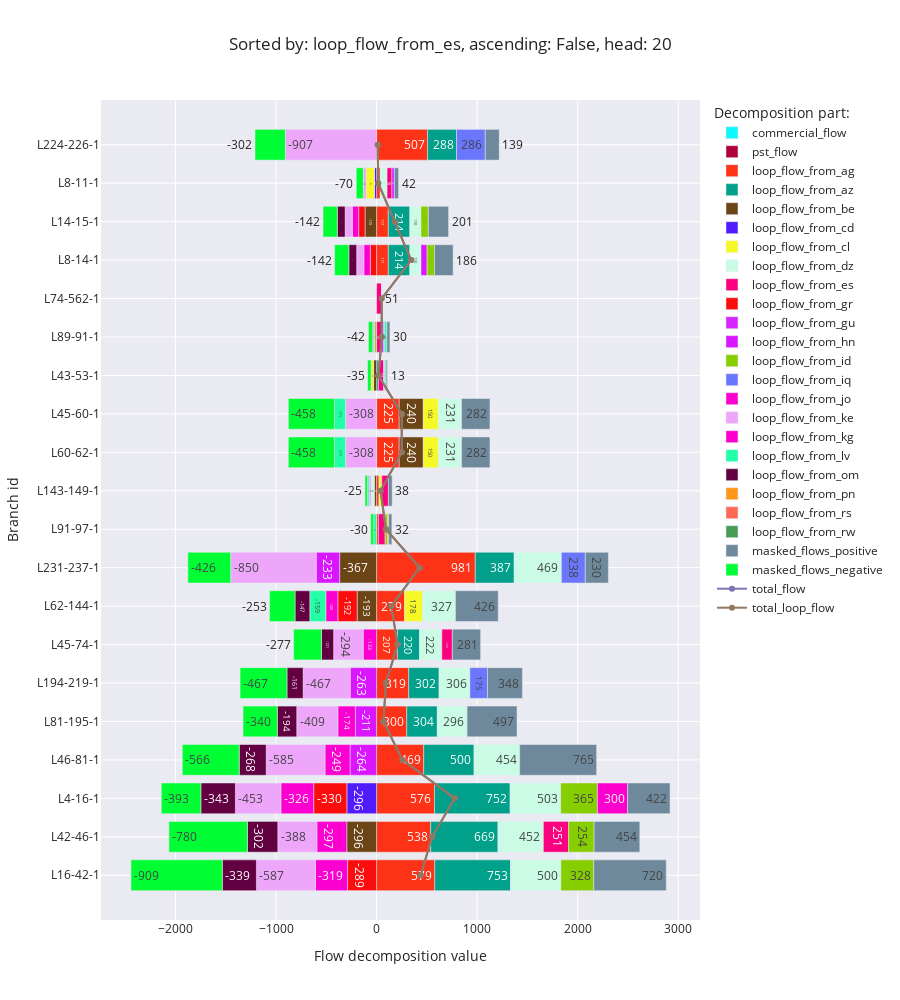

This figure's notebook cell:
### Code cell
flow_decomposition_bar_chart(f'loop_flow_from_{random.Random(12).choice(list(countries)).lower()}')

### Figure 1 — Plotly figure (JSON) as saved in the notebook; plotly's stock layout.template omitted (floating-point values rounded to 4 significant figures)
{"data": [{"alignmentgroup": "True", "hovertemplate": "Decomposition part:=commercial_flow<br>Flow decomposition value=%{x}<br>Branch id=%{y}<extra></extra>", "legendgroup": "commercial_flow", "marker": {"color": "#0DF9FF", "pattern": {"shape": ""}}, "name": "commercial_flow", "offsetgroup": "commercial_flow", "orientation": "h", "showlegend": true, "textposition": "auto", "texttemplate": "%{x:.0f}", "type": "bar", "x": [null, null, null, null, null, null, null, null, null, null, null, null, null, null, null, null, null, null, null, null], "xaxis": "x", "y": ["L16-42-1", "L42-46-1", "L4-16-1", "L46-81-1", "L81-195-1", "L194-219-1", "L45-74-1", "L62-144-1", "L231-237-1", "L91-97-1", "L143-149-1", "L60-62-1", "L45-60-1", "L43-53-1", "L89-91-1", "L74-562-1", "L8-14-1", "L14-15-1", "L8-11-1", "L224-226-1"], "yaxis": "y"}, {"alignmentgroup": "True", "hovertemplate": "Decomposition part:=pst_flow<br>Flow decomposition value=%{x}<br>Branch id=%{y}<extra></extra>", "legendgroup": "pst_flow", "marker": {"color": "#AF0038", "pattern": {"shape": ""}}, "name": "pst_flow", "offsetgroup": "pst_flow", "orientation": "h", "showlegend": true, "textposition": "auto", "texttemplate": "%{x:.0f}", "type": "bar", "x": [null, null, null, null, null, null, null, null, null, null, null, null, null, null, null, null, null, null, null, null], "xaxis": "x", "y": ["L16-42-1", "L42-46-1", "L4-16-1", "L46-81-1", "L81-195-1", "L194-219-1", "L45-74-1", "L62-144-1", "L231-237-1", "L91-97-1", "L143-149-1", "L60-62-1", "L45-60-1", "L43-53-1", "L89-91-1", "L74-562-1", "L8-14-1", "L14-15-1", "L8-11-1", "L224-226-1"], "yaxis": "y"}, {"alignmentgroup": "True", "hovertemplate": "Decomposition part:=loop_flow_from_ag<br>Flow decomposition value=%{x}<br>Branch id=%{y}<extra></extra>", "legendgroup": "loop_flow_from_ag", "marker": {"color": "#FD3216", "pattern": {"shape": ""}}, "name": "loop_flow_from_ag", "offsetgroup": "loop_flow_from_ag", "orientation": "h", "showlegend": true, "textposition": "auto", "texttemplate": "%{x:.0f}", "type": "bar", "x": [579.0, 538.1, 575.6, 468.7, 300.2, 319.2, 207.1, 279.0, 981.4, 18.19, 24.56, 224.9, 224.9, null, null, null, 116.5, 116.5, 36.46, 507.1], "xaxis": "x", "y": ["L16-42-1", "L42-46-1", "L4-16-1", "L46-81-1", "L81-195-1", "L194-219-1", "L45-74-1", "L62-144-1", "L231-237-1", "L91-97-1", "L143-149-1", "L60-62-1", "L45-60-1", "L43-53-1", "L89-91-1", "L74-562-1", "L8-14-1", "L14-15-1", "L8-11-1", "L224-226-1"], "yaxis": "y"}, {"alignmentgroup": "True", "hovertemplate": "Decomposition part:=loop_flow_from_az<br>Flow decomposition value=%{x}<br>Branch id=%{y}<extra></extra>", "legendgroup": "loop_flow_from_az", "marker": {"color": "#00A08B", "pattern": {"shape": ""}}, "name": "loop_flow_from_az", "offsetgroup": "loop_flow_from_az", "orientation": "h", "showlegend": true, "textposition": "auto", "texttemplate": "%{x:.0f}", "type": "bar", "x": [753.4, 668.9, 752.4, 500.3, 303.7, 302.1, 220.0, null, 386.9, null, null, null, null, 17.86, null, null, 214.3, 214.3, null, 288.0], "xaxis": "x", "y": ["L16-42-1", "L42-46-1", "L4-16-1", "L46-81-1", "L81-195-1", "L194-219-1", "L45-74-1", "L62-144-1", "L231-237-1", "L91-97-1", "L143-149-1", "L60-62-1", "L45-60-1", "L43-53-1", "L89-91-1", "L74-562-1", "L8-14-1", "L14-15-1", "L8-11-1", "L224-226-1"], "yaxis": "y"}, {"alignmentgroup": "True", "hovertemplate": "Decomposition part:=loop_flow_from_be<br>Flow decomposition value=%{x}<br>Branch id=%{y}<extra></extra>", "legendgroup": "loop_flow_from_be", "marker": {"color": "#6C4516", "pattern": {"shape": ""}}, "name": "loop_flow_from_be", "offsetgroup": "loop_flow_from_be", "orientation": "h", "showlegend": true, "textposition": "auto", "texttemplate": "%{x:.0f}", "type": "bar", "x": [null, -296.4, null, null, null, null, null, -193.5, -367.3, null, -23.13, 239.5, 239.5, -30.22, null, null, null, -114.9, null, null], "xaxis": "x", "y": ["L16-42-1", "L42-46-1", "L4-16-1", "L46-81-1", "L81-195-1", "L194-219-1", "L45-74-1", "L62-144-1", "L231-237-1", "L91-97-1", "L143-149-1", "L60-62-1", "L45-60-1", "L43-53-1", "L89-91-1", "L74-562-1", "L8-14-1", "L14-15-1", "L8-11-1", "L224-226-1"], "yaxis": "y"}, {"alignmentgroup": "True", "hovertemplate": "Decomposition part:=loop_flow_from_cd<br>Flow decomposition value=%{x}<br>Branch id=%{y}<extra></extra>", "legendgroup": "loop_flow_from_cd", "marker": {"color": "#511CFB", "pattern": {"shape": ""}}, "name": "loop_flow_from_cd", "offsetgroup": "loop_flow_from_cd", "orientation": "h", "showlegend": true, "textposition": "auto", "texttemplate": "%{x:.0f}", "type": "bar", "x": [null, null, -295.7, null, null, null, null, null, null, null, null, null, null, null, null, null, null, null, -21.59, null], "xaxis": "x", "y": ["L16-42-1", "L42-46-1", "L4-16-1", "L46-81-1", "L81-195-1", "L194-219-1", "L45-74-1", "L62-144-1", "L231-237-1", "L91-97-1", "L143-149-1", "L60-62-1", "L45-60-1", "L43-53-1", "L89-91-1", "L74-562-1", "L8-14-1", "L14-15-1", "L8-11-1", "L224-226-1"], "yaxis": "y"}, {"alignmentgroup": "True", "hovertemplate": "Decomposition part:=loop_flow_from_cl<br>Flow decomposition value=%{x}<br>Branch id=%{y}<extra></extra>", "legendgroup": "loop_flow_from_cl", "marker": {"color": "#F6F926", "pattern": {"shape": ""}}, "name": "loop_flow_from_cl", "offsetgroup": "loop_flow_from_cl", "orientation": "h", "showlegend": true, "textposition": "auto", "texttemplate": "%{x:.0f}", "type": "bar", "x": [null, null, null, null, null, null, null, 177.6, null, null, 27.24, 149.6, 149.6, -24.64, null, null, null, null, -81.97, null], "xaxis": "x", "y": ["L16-42-1", "L42-46-1", "L4-16-1", "L46-81-1", "L81-195-1", "L194-219-1", "L45-74-1", "L62-144-1", "L231-237-1", "L91-97-1", "L143-149-1", "L60-62-1", "L45-60-1", "L43-53-1", "L89-91-1", "L74-562-1", "L8-14-1", "L14-15-1", "L8-11-1", "L224-226-1"], "yaxis": "y"}, {"alignmentgroup": "True", "hovertemplate": "Decomposition part:=loop_flow_from_dz<br>Flow decomposition value=%{x}<br>Branch id=%{y}<extra></extra>", "legendgroup": "loop_flow_from_dz", "marker": {"color": "#C9FBE5", "pattern": {"shape": ""}}, "name": "loop_flow_from_dz", "offsetgroup": "loop_flow_from_dz", "orientation": "h", "showlegend": true, "textposition": "auto", "texttemplate": "%{x:.0f}", "type": "bar", "x": [500.3, 451.6, 503.2, 453.7, 295.9, 306.5, 221.6, 327.4, 469.4, null, -29.68, 231.1, 231.1, null, null, null, 110.5, 110.5, 67.67, null], "xaxis": "x", "y": ["L16-42-1", "L42-46-1", "L4-16-1", "L46-81-1", "L81-195-1", "L194-219-1", "L45-74-1", "L62-144-1", "L231-237-1", "L91-97-1", "L143-149-1", "L60-62-1", "L45-60-1", "L43-53-1", "L89-91-1", "L74-562-1", "L8-14-1", "L14-15-1", "L8-11-1", "L224-226-1"], "yaxis": "y"}, {"alignmentgroup": "True", "hovertemplate": "Decomposition part:=loop_flow_from_es<br>Flow decomposition value=%{x}<br>Branch id=%{y}<extra></extra>", "legendgroup": "loop_flow_from_es", "marker": {"color": "#FC0080", "pattern": {"shape": ""}}, "name": "loop_flow_from_es", "offsetgroup": "loop_flow_from_es", "orientation": "h", "showlegend": true, "textposition": "auto", "texttemplate": "%{x:.0f}", "type": "bar", "x": [null, 250.6, null, null, null, null, 104.4, null, null, 66.89, 65.7, null, null, 52.31, 50.72, 50.5, null, null, 48.43, null], "xaxis": "x", "y": ["L16-42-1", "L42-46-1", "L4-16-1", "L46-81-1", "L81-195-1", "L194-219-1", "L45-74-1", "L62-144-1", "L231-237-1", "L91-97-1", "L143-149-1", "L60-62-1", "L45-60-1", "L43-53-1", "L89-91-1", "L74-562-1", "L8-14-1", "L14-15-1", "L8-11-1", "L224-226-1"], "yaxis": "y"}, {"alignmentgroup": "True", "hovertemplate": "Decomposition part:=loop_flow_from_gr<br>Flow decomposition value=%{x}<br>Branch id=%{y}<extra></extra>", "legendgroup": "loop_flow_from_gr", "marker": {"color": "#FB0D0D", "pattern": {"shape": ""}}, "name": "loop_flow_from_gr", "offsetgroup": "loop_flow_from_gr", "orientation": "h", "showlegend": true, "textposition": "auto", "texttemplate": "%{x:.0f}", "type": "bar", "x": [-288.5, null, -329.7, null, null, null, null, -192.1, null, null, null, null, null, null, null, null, -63.27, -63.27, null, null], "xaxis": "x", "y": ["L16-42-1", "L42-46-1", "L4-16-1", "L46-81-1", "L81-195-1", "L194-219-1", "L45-74-1", "L62-144-1", "L231-237-1", "L91-97-1", "L143-149-1", "L60-62-1", "L45-60-1", "L43-53-1", "L89-91-1", "L74-562-1", "L8-14-1", "L14-15-1", "L8-11-1", "L224-226-1"], "yaxis": "y"}, {"alignmentgroup": "True", "hovertemplate": "Decomposition part:=loop_flow_from_gu<br>Flow decomposition value=%{x}<br>Branch id=%{y}<extra></extra>", "legendgroup": "loop_flow_from_gu", "marker": {"color": "#D626FF", "pattern": {"shape": ""}}, "name": "loop_flow_from_gu", "offsetgroup": "loop_flow_from_gu", "orientation": "h", "showlegend": true, "textposition": "auto", "texttemplate": "%{x:.0f}", "type": "bar", "x": [null, null, null, null, null, null, null, null, null, null, null, null, null, null, null, null, null, null, null, null], "xaxis": "x", "y": ["L16-42-1", "L42-46-1", "L4-16-1", "L46-81-1", "L81-195-1", "L194-219-1", "L45-74-1", "L62-144-1", "L231-237-1", "L91-97-1", "L143-149-1", "L60-62-1", "L45-60-1", "L43-53-1", "L89-91-1", "L74-562-1", "L8-14-1", "L14-15-1", "L8-11-1", "L224-226-1"], "yaxis": "y"}, {"alignmentgroup": "True", "hovertemplate": "Decomposition part:=loop_flow_from_hn<br>Flow decomposition value=%{x}<br>Branch id=%{y}<extra></extra>", "legendgroup": "loop_flow_from_hn", "marker": {"color": "#DA16FF", "pattern": {"shape": ""}}, "name": "loop_flow_from_hn", "offsetgroup": "loop_flow_from_hn", "orientation": "h", "showlegend": true, "textposition": "auto", "texttemplate": "%{x:.0f}", "type": "bar", "x": [null, null, null, -263.9, -210.9, -263.1, null, null, -233.2, null, null, null, null, null, 18.55, null, 60.8, null, 24.31, null], "xaxis": "x", "y": ["L16-42-1", "L42-46-1", "L4-16-1", "L46-81-1", "L81-195-1", "L194-219-1", "L45-74-1", "L62-144-1", "L231-237-1", "L91-97-1", "L143-149-1", "L60-62-1", "L45-60-1", "L43-53-1", "L89-91-1", "L74-562-1", "L8-14-1", "L14-15-1", "L8-11-1", "L224-226-1"], "yaxis": "y"}, {"alignmentgroup": "True", "hovertemplate": "Decomposition part:=loop_flow_from_id<br>Flow decomposition value=%{x}<br>Branch id=%{y}<extra></extra>", "legendgroup": "loop_flow_from_id", "marker": {"color": "#86CE00", "pattern": {"shape": ""}}, "name": "loop_flow_from_id", "offsetgroup": "loop_flow_from_id", "orientation": "h", "showlegend": true, "textposition": "auto", "texttemplate": "%{x:.0f}", "type": "bar", "x": [327.7, 254.0, 364.7, null, null, null, null, null, null, 22.83, null, null, null, null, -19.5, null, 73.38, 73.38, null, null], "xaxis": "x", "y": ["L16-42-1", "L42-46-1", "L4-16-1", "L46-81-1", "L81-195-1", "L194-219-1", "L45-74-1", "L62-144-1", "L231-237-1", "L91-97-1", "L143-149-1", "L60-62-1", "L45-60-1", "L43-53-1", "L89-91-1", "L74-562-1", "L8-14-1", "L14-15-1", "L8-11-1", "L224-226-1"], "yaxis": "y"}, {"alignmentgroup": "True", "hovertemplate": "Decomposition part:=loop_flow_from_iq<br>Flow decomposition value=%{x}<br>Branch id=%{y}<extra></extra>", "legendgroup": "loop_flow_from_iq", "marker": {"color": "#6A76FC", "pattern": {"shape": ""}}, "name": "loop_flow_from_iq", "offsetgroup": "loop_flow_from_iq", "orientation": "h", "showlegend": true, "textposition": "auto", "texttemplate": "%{x:.0f}", "type": "bar", "x": [null, null, null, null, null, 174.9, null, null, 237.8, null, null, null, null, null, 10.87, null, null, null, null, 285.9], "xaxis": "x", "y": ["L16-42-1", "L42-46-1", "L4-16-1", "L46-81-1", "L81-195-1", "L194-219-1", "L45-74-1", "L62-144-1", "L231-237-1", "L91-97-1", "L143-149-1", "L60-62-1", "L45-60-1", "L43-53-1", "L89-91-1", "L74-562-1", "L8-14-1", "L14-15-1", "L8-11-1", "L224-226-1"], "yaxis": "y"}, {"alignmentgroup": "True", "hovertemplate": "Decomposition part:=loop_flow_from_jo<br>Flow decomposition value=%{x}<br>Branch id=%{y}<extra></extra>", "legendgroup": "loop_flow_from_jo", "marker": {"color": "#FB00D1", "pattern": {"shape": ""}}, "name": "loop_flow_from_jo", "offsetgroup": "loop_flow_from_jo", "orientation": "h", "showlegend": true, "textposition": "auto", "texttemplate": "%{x:.0f}", "type": "bar", "x": [-319.5, -297.4, -326.2, -248.9, -174.4, null, -133.3, -119.6, null, null, null, null, null, null, null, null, -63.42, -63.42, null, null], "xaxis": "x", "y": ["L16-42-1", "L42-46-1", "L4-16-1", "L46-81-1", "L81-195-1", "L194-219-1", "L45-74-1", "L62-144-1", "L231-237-1", "L91-97-1", "L143-149-1", "L60-62-1", "L45-60-1", "L43-53-1", "L89-91-1", "L74-562-1", "L8-14-1", "L14-15-1", "L8-11-1", "L224-226-1"], "yaxis": "y"}, {"alignmentgroup": "True", "hovertemplate": "Decomposition part:=loop_flow_from_ke<br>Flow decomposition value=%{x}<br>Branch id=%{y}<extra></extra>", "legendgroup": "loop_flow_from_ke", "marker": {"color": "#EEA6FB", "pattern": {"shape": ""}}, "name": "loop_flow_from_ke", "offsetgroup": "loop_flow_from_ke", "orientation": "h", "showlegend": true, "textposition": "auto", "texttemplate": "%{x:.0f}", "type": "bar", "x": [-587.1, -388.5, -452.6, -584.9, -408.7, -467.3, -293.7, null, -849.9, null, -22.72, -308.1, -308.1, 12.03, -18.86, null, -71.07, -71.07, -28.53, -907.0], "xaxis": "x", "y": ["L16-42-1", "L42-46-1", "L4-16-1", "L46-81-1", "L81-195-1", "L194-219-1", "L45-74-1", "L62-144-1", "L231-237-1", "L91-97-1", "L143-149-1", "L60-62-1", "L45-60-1", "L43-53-1", "L89-91-1", "L74-562-1", "L8-14-1", "L14-15-1", "L8-11-1", "L224-226-1"], "yaxis": "y"}, {"alignmentgroup": "True", "hovertemplate": "Decomposition part:=loop_flow_from_kg<br>Flow decomposition value=%{x}<br>Branch id=%{y}<extra></extra>", "legendgroup": "loop_flow_from_kg", "marker": {"color": "#FE00CE", "pattern": {"shape": ""}}, "name": "loop_flow_from_kg", "offsetgroup": "loop_flow_from_kg", "orientation": "h", "showlegend": true, "textposition": "auto", "texttemplate": "%{x:.0f}", "type": "bar", "x": [null, null, 300.1, null, null, null, null, null, null, null, null, null, null, null, null, null, null, null, null, null], "xaxis": "x", "y": ["L16-42-1", "L42-46-1", "L4-16-1", "L46-81-1", "L81-195-1", "L194-219-1", "L45-74-1", "L62-144-1", "L231-237-1", "L91-97-1", "L143-149-1", "L60-62-1", "L45-60-1", "L43-53-1", "L89-91-1", "L74-562-1", "L8-14-1", "L14-15-1", "L8-11-1", "L224-226-1"], "yaxis": "y"}, {"alignmentgroup": "True", "hovertemplate": "Decomposition part:=loop_flow_from_lv<br>Flow decomposition value=%{x}<br>Branch id=%{y}<extra></extra>", "legendgroup": "loop_flow_from_lv", "marker": {"color": "#22FFA7", "pattern": {"shape": ""}}, "name": "loop_flow_from_lv", "offsetgroup": "loop_flow_from_lv", "orientation": "h", "showlegend": true, "textposition": "auto", "texttemplate": "%{x:.0f}", "type": "bar", "x": [null, null, null, null, null, null, null, -159.0, null, -29.11, -14.3, -111.2, -111.2, 13.25, 22.32, null, null, null, null, null], "xaxis": "x", "y": ["L16-42-1", "L42-46-1", "L4-16-1", "L46-81-1", "L81-195-1", "L194-219-1", "L45-74-1", "L62-144-1", "L231-237-1", "L91-97-1", "L143-149-1", "L60-62-1", "L45-60-1", "L43-53-1", "L89-91-1", "L74-562-1", "L8-14-1", "L14-15-1", "L8-11-1", "L224-226-1"], "yaxis": "y"}, {"alignmentgroup": "True", "hovertemplate": "Decomposition part:=loop_flow_from_om<br>Flow decomposition value=%{x}<br>Branch id=%{y}<extra></extra>", "legendgroup": "loop_flow_from_om", "marker": {"color": "#620042", "pattern": {"shape": ""}}, "name": "loop_flow_from_om", "offsetgroup": "loop_flow_from_om", "orientation": "h", "showlegend": true, "textposition": "auto", "texttemplate": "%{x:.0f}", "type": "bar", "x": [-338.9, -302.4, -343.3, -268.3, -193.6, -160.8, -121.1, -146.8, null, null, null, null, null, null, null, null, -78.17, -78.17, null, null], "xaxis": "x", "y": ["L16-42-1", "L42-46-1", "L4-16-1", "L46-81-1", "L81-195-1", "L194-219-1", "L45-74-1", "L62-144-1", "L231-237-1", "L91-97-1", "L143-149-1", "L60-62-1", "L45-60-1", "L43-53-1", "L89-91-1", "L74-562-1", "L8-14-1", "L14-15-1", "L8-11-1", "L224-226-1"], "yaxis": "y"}, {"alignmentgroup": "True", "hovertemplate": "Decomposition part:=loop_flow_from_pn<br>Flow decomposition value=%{x}<br>Branch id=%{y}<extra></extra>", "legendgroup": "loop_flow_from_pn", "marker": {"color": "#FF9616", "pattern": {"shape": ""}}, "name": "loop_flow_from_pn", "offsetgroup": "loop_flow_from_pn", "orientation": "h", "showlegend": true, "textposition": "auto", "texttemplate": "%{x:.0f}", "type": "bar", "x": [null, null, null, null, null, null, null, null, null, 12.16, null, null, null, null, null, null, null, null, null, null], "xaxis": "x", "y": ["L16-42-1", "L42-46-1", "L4-16-1", "L46-81-1", "L81-195-1", "L194-219-1", "L45-74-1", "L62-144-1", "L231-237-1", "L91-97-1", "L143-149-1", "L60-62-1", "L45-60-1", "L43-53-1", "L89-91-1", "L74-562-1", "L8-14-1", "L14-15-1", "L8-11-1", "L224-226-1"], "yaxis": "y"}, {"alignmentgroup": "True", "hovertemplate": "Decomposition part:=loop_flow_from_rs<br>Flow decomposition value=%{x}<br>Branch id=%{y}<extra></extra>", "legendgroup": "loop_flow_from_rs", "marker": {"color": "#FC6955", "pattern": {"shape": ""}}, "name": "loop_flow_from_rs", "offsetgroup": "loop_flow_from_rs", "orientation": "h", "showlegend": true, "textposition": "auto", "texttemplate": "%{x:.0f}", "type": "bar", "x": [null, null, null, null, null, null, null, null, null, null, null, null, null, null, null, null, null, null, null, null], "xaxis": "x", "y": ["L16-42-1", "L42-46-1", "L4-16-1", "L46-81-1", "L81-195-1", "L194-219-1", "L45-74-1", "L62-144-1", "L231-237-1", "L91-97-1", "L143-149-1", "L60-62-1", "L45-60-1", "L43-53-1", "L89-91-1", "L74-562-1", "L8-14-1", "L14-15-1", "L8-11-1", "L224-226-1"], "yaxis": "y"}, {"alignmentgroup": "True", "hovertemplate": "Decomposition part:=loop_flow_from_rw<br>Flow decomposition value=%{x}<br>Branch id=%{y}<extra></extra>", "legendgroup": "loop_flow_from_rw", "marker": {"color": "#479B55", "pattern": {"shape": ""}}, "name": "loop_flow_from_rw", "offsetgroup": "loop_flow_from_rw", "orientation": "h", "showlegend": true, "textposition": "auto", "texttemplate": "%{x:.0f}", "type": "bar", "x": [null, null, null, null, null, null, null, null, null, null, null, null, null, null, null, null, null, null, null, null], "xaxis": "x", "y": ["L16-42-1", "L42-46-1", "L4-16-1", "L46-81-1", "L81-195-1", "L194-219-1", "L45-74-1", "L62-144-1", "L231-237-1", "L91-97-1", "L143-149-1", "L60-62-1", "L45-60-1", "L43-53-1", "L89-91-1", "L74-562-1", "L8-14-1", "L14-15-1", "L8-11-1", "L224-226-1"], "yaxis": "y"}, {"alignmentgroup": "True", "hovertemplate": "Decomposition part:=masked_flows_positive<br>Flow decomposition value=%{x}<br>Branch id=%{y}<extra></extra>", "legendgroup": "masked_flows_positive", "marker": {"color": "#6E899C", "pattern": {"shape": ""}}, "name": "masked_flows_positive", "offsetgroup": "masked_flows_positive", "orientation": "h", "showlegend": true, "textposition": "auto", "texttemplate": "%{x:.0f}", "type": "bar", "x": [720.3, 454.2, 422.2, 765.4, 496.8, 347.5, 281.5, 425.8, 229.7, 32.06, 37.56, 282.1, 282.1, 13.29, 30.05, 0, 185.5, 201.2, 42.02, 138.8], "xaxis": "x", "y": ["L16-42-1", "L42-46-1", "L4-16-1", "L46-81-1", "L81-195-1", "L194-219-1", "L45-74-1", "L62-144-1", "L231-237-1", "L91-97-1", "L143-149-1", "L60-62-1", "L45-60-1", "L43-53-1", "L89-91-1", "L74-562-1", "L8-14-1", "L14-15-1", "L8-11-1", "L224-226-1"], "yaxis": "y"}, {"alignmentgroup": "True", "hovertemplate": "Decomposition part:=masked_flows_negative<br>Flow decomposition value=%{x}<br>Branch id=%{y}<extra></extra>", "legendgroup": "masked_flows_negative", "marker": {"color": "#00FE35", "pattern": {"shape": ""}}, "name": "masked_flows_negative", "offsetgroup": "masked_flows_negative", "orientation": "h", "showlegend": true, "textposition": "auto", "texttemplate": "%{x:.0f}", "type": "bar", "x": [-908.6, -780.5, -393.3, -566.0, -340.3, -466.5, -277.0, -253.2, -426.3, -30.18, -25.1, -457.7, -457.7, -34.89, -42.35, 0, -141.5, -141.5, -70.45, -301.9], "xaxis": "x", "y": ["L16-42-1", "L42-46-1", "L4-16-1", "L46-81-1", "L81-195-1", "L194-219-1", "L45-74-1", "L62-144-1", "L231-237-1", "L91-97-1", "L143-149-1", "L60-62-1", "L45-60-1", "L43-53-1", "L89-91-1", "L74-562-1", "L8-14-1", "L14-15-1", "L8-11-1", "L224-226-1"], "yaxis": "y"}, {"mode": "lines+markers", "name": "total_flow", "type": "scatter", "x": [438.1, 552.2, 777.5, 256.2, 68.76, 92.48, 209.6, 145.7, 428.3, 92.85, 40.12, 250.2, 250.2, 18.99, 51.8, 50.5, 343.6, 183.6, 16.36, 10.84], "y": ["L16-42-1", "L42-46-1", "L4-16-1", "L46-81-1", "L81-195-1", "L194-219-1", "L45-74-1", "L62-144-1", "L231-237-1", "L91-97-1", "L143-149-1", "L60-62-1", "L45-60-1", "L43-53-1", "L89-91-1", "L74-562-1", "L8-14-1", "L14-15-1", "L8-11-1", "L224-226-1"]}, {"mode": "lines+markers", "name": "total_loop_flow", "type": "scatter", "x": [438.1, 552.2, 777.5, 256.2, 68.76, 92.48, 209.6, 145.7, 428.3, 92.85, 40.12, 250.2, 250.2, 18.99, 51.8, 50.5, 343.6, 183.6, 16.36, 10.84], "y": ["L16-42-1", "L42-46-1", "L4-16-1", "L46-81-1", "L81-195-1", "L194-219-1", "L45-74-1", "L62-144-1", "L231-237-1", "L91-97-1", "L143-149-1", "L60-62-1", "L45-60-1", "L43-53-1", "L89-91-1", "L74-562-1", "L8-14-1", "L14-15-1", "L8-11-1", "L224-226-1"]}], "layout": {"barmode": "relative", "height": 1000, "legend": {"title": {"text": "Decomposition part:"}, "tracegroupgap": 0}, "title": {"text": "Sorted by: loop_flow_from_es, ascending: False, head: 20"}, "xaxis": {"anchor": "y", "domain": [0, 1], "title": {"text": "Flow decomposition value"}}, "yaxis": {"anchor": "x", "domain": [0, 1], "title": {"text": "Branch id"}}}}
